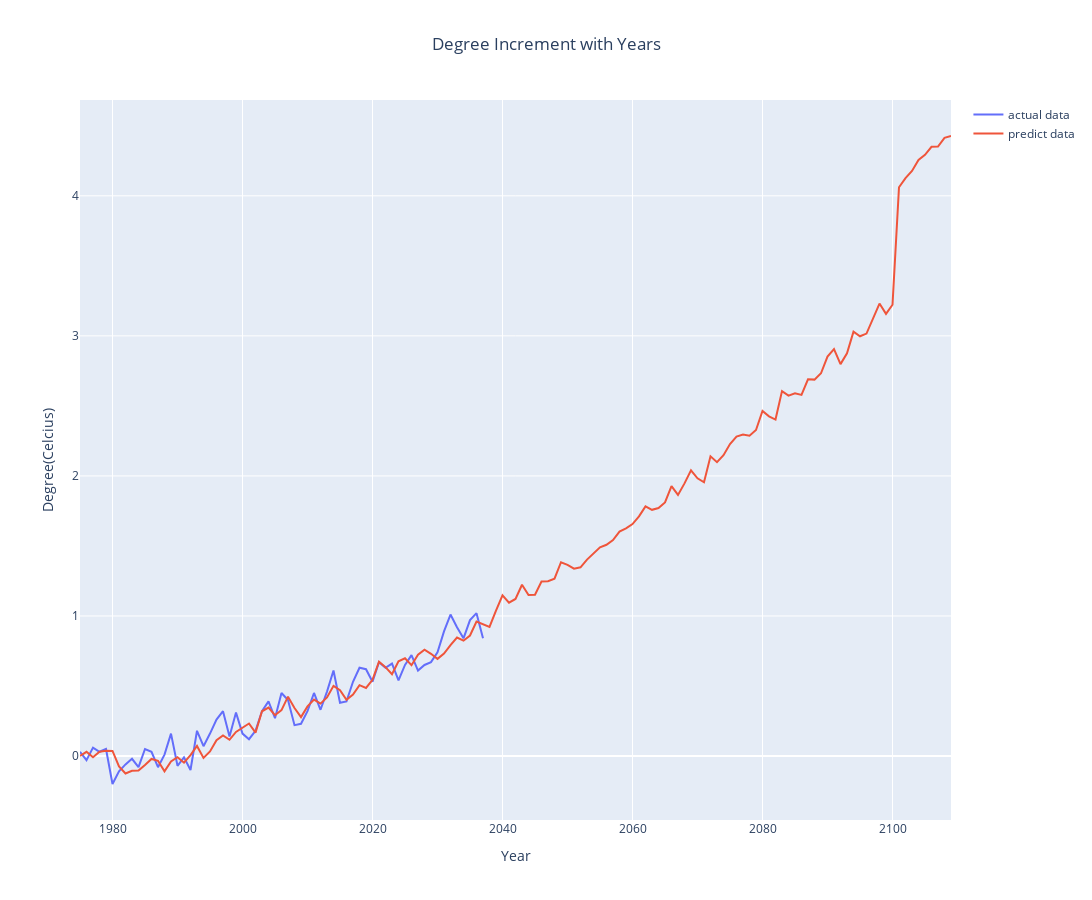

The notebook cell this image was saved under:
### Code cell
# Build Model to train the values

modelfit_future = sm.tsa.ARIMA(predict_degree_series.dropna().to_numpy(), order=(10, 1, 4)).fit()



# print(modelfit_future.summary())


ystart = 1975
yend_true_data = 2100
yend = 2110

predict = modelfit_future.predict(start =0, end = yend_true_data - ystart, dynamic=False)

# print(type(predict))
print(len(predict))

# # Forecast year = 30
future_year = yend - yend_true_data + 1
forecast_year = modelfit_future.forecast(steps=future_year) 
# print(forecast_year)

predict = np.append(predict, forecast_year)

yearlong = np.linspace(ystart, yend-1,yend - ystart )

fig_future = go.Figure()
fig_future.add_traces(go.Scatter(x=yearlong[:yend_true_data-ystart+1], y=degree, name = "actual data"))
# fig_future.add_traces(go.Scatter(x=yearlong[yend_true_data-ystart+1:], y=forecast_year, name = "predict data"))
fig_future.add_traces(go.Scatter(x=yearlong, y=predict, name = "predict data"))


fig_future.update_layout(
        xaxis = dict(
            title = "Year"
        ),
        yaxis = dict(
            title = "Degree(Celcius)"
        ),
        title='Degree Increment with Years',
        title_x=0.5,
        autosize=True,
        width=1500,
        height=900,
    )
fig_future.show()

### Figure 1 — Plotly figure (JSON) as saved in the notebook; plotly's stock layout.template omitted (floating-point values rounded to 4 significant figures; data arrays with more than 128 entries replaced by an {"elided": "..."} marker saying what was removed)
{"data": [{"name": "actual data", "type": "scatter", "x": [1975, 1976, 1977, 1978, 1979, 1980, 1981, 1982, 1983, 1984, 1985, 1986, 1987, 1988, 1989, 1990, 1991, 1992, 1993, 1994, 1995, 1996, 1997, 1998, 1999, 2000, 2001, 2002, 2003, 2004, 2005, 2006, 2007, 2008, 2009, 2010, 2011, 2012, 2013, 2014, 2015, 2016, 2017, 2018, 2019, 2020, 2021, 2022, 2023, 2024, 2025, 2026, 2027, 2028, 2029, 2030, 2031, 2032, 2033, 2034, 2035, 2036, 2037, 2038, 2039, 2040, 2041, 2042, 2043, 2044, 2045, 2046, 2047, 2048, 2049, 2050, 2051, 2052, 2053, 2054, 2055, 2056, 2057, 2058, 2059, 2060, 2061, 2062, 2063, 2064, 2065, 2066, 2067, 2068, 2069, 2070, 2071, 2072, 2073, 2074, 2075, 2076, 2077, 2078, 2079, 2080, 2081, 2082, 2083, 2084, 2085, 2086, 2087, 2088, 2089, 2090, 2091, 2092, 2093, 2094, 2095, 2096, 2097, 2098, 2099, 2100], "y": [0.03, -0.03, 0.06, 0.03, 0.05, -0.2, -0.11, -0.06, -0.02, -0.08, 0.05, 0.03, -0.08, 0.01, 0.16, -0.07, -0.01, -0.1, 0.18, 0.07, 0.16, 0.26, 0.32, 0.14, 0.31, 0.16, 0.12, 0.18, 0.32, 0.39, 0.27, 0.45, 0.4, 0.22, 0.23, 0.32, 0.45, 0.33, 0.46, 0.61, 0.38, 0.39, 0.53, 0.63, 0.62, 0.53, 0.67, 0.63, 0.66, 0.54, 0.65, 0.72, 0.61, 0.65, 0.67, 0.74, 0.89, 1.01, 0.92, 0.84, 0.97, 1.02, 0.84]}, {"name": "predict data", "type": "scatter", "x": {"elided": "135 int values"}, "y": {"elided": "137 float values"}}], "layout": {"autosize": true, "height": 900, "title": {"text": "Degree Increment with Years", "x": 0.5}, "width": 1500, "xaxis": {"title": {"text": "Year"}}, "yaxis": {"title": {"text": "Degree(Celcius)"}}}}
